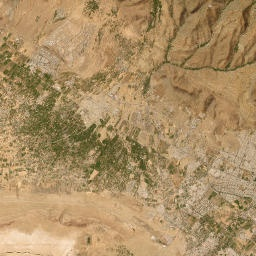
#> input picture data/satellite_cache/10/656/402.jpg, 256 x 256 px
$ python -i video_reader.py   (imports and definitions only)
#> lines starting #> are read from the running program, lines starting #| are printed output that depends on the picture
### shared/logging/__init__.py
"""Logging helpers."""

from __future__ import annotations

import logging
import sys
from logging.handlers import RotatingFileHandler
from pathlib import Path
from typing import Optional


# [21 lines left out: function setup_logging, not called in this run]


def get_logger(name: str = "grt") -> logging.Logger:
#> further down, picture is the input picture: shape (256, 256, 3); mean B, G, R 100.6, 142.2, 170.5
    return logging.getLogger(name)

### shared/video_reader.py
"""Video reader with GStreamer preference and OpenCV fallback for Jetson."""

from __future__ import annotations

import subprocess
import sys
from dataclasses import dataclass
from pathlib import Path
from typing import Optional, Tuple

import cv2
import numpy as np

from shared.logging import get_logger

logger = get_logger("shared.video")


# [40 lines left out: functions jetson_argus_available, jetson_gpu_power_hint, not called in this run]


def _frame_is_solid_green(frame: np.ndarray) -> bool:
    """True for classic broken CSI preview (solid / near-solid green)."""
    if frame is None or frame.ndim != 3 or frame.shape[2] < 3:
        return False
    # Sample to keep this cheap on 4K frames.
    sample = frame[::16, ::16]
    b, g, r = sample[:, :, 0], sample[:, :, 1], sample[:, :, 2]
    if float(g.std()) > 8.0:
        return False
    return float(g.mean()) > 40.0 and float(b.mean()) < 15.0 and float(r.mean()) < 15.0


def frame_lacks_scene(frame: np.ndarray) -> bool:
    """True when the frame is green/blank/noise-only (no usable scene for YOLO).

    IMX477 sometimes streams a purple/gray fog with sensor grain when the lens
    is capped, completely defocused, or getting almost no light. Argus is up,
    so open succeeds, but detection always stays searching.
    """
    if frame is None or frame.ndim < 2:
        return True
    if _frame_is_solid_green(frame):
        return True
    if frame.ndim == 2:
        gray = frame
    else:
        gray = cv2.cvtColor(frame[:, :, :3], cv2.COLOR_BGR2GRAY)
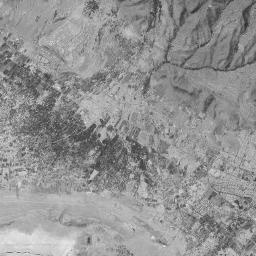
#> gray: shape (256, 256); min 39, max 234, mean 145.9
    # Downscale so Canny cost stays tiny on 4K.
    h, w = gray.shape[:2]
#> h = 256; w = 256
    if max(h, w) > 480:
        scale = 480.0 / float(max(h, w))
        gray = cv2.resize(
            gray,
            (max(1, int(w * scale)), max(1, int(h * scale))),
            interpolation=cv2.INTER_AREA,
        )
    std = float(gray.std())
#> std = 28.99
    if std < 10.0:
        return True
    edges = cv2.Canny(gray, 30, 100)
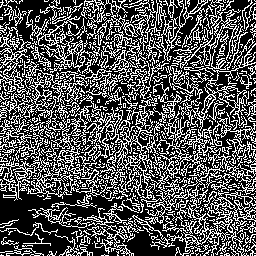
#> edges: shape (256, 256); 33.5% white in thin lines or dots
    # Real scenes (even a desk) have thousands of edge pixels at 480px; fog has ~0.
    return int(np.count_nonzero(edges)) < 400


# [17 lines left out: functions imx477_blank_frame_hint, _normalize_imx477_mode, not called in this run]


@dataclass
class VideoInfo:
    path: str
    width: int
    height: int
    fps: float
    frame_count: int
    backend: str

    # [61 lines left out: functions duration, _gstreamer_pipeline, _soft_gstreamer_pipeline, imx477_gstreamer_pipeline, usb_v4l2_gstreamer_pipeline, not called in this run]


class VideoReader:
    """Seekable video reader with GStreamer / OpenCV backends (or live camera)."""

    # [213 lines left out: functions __init__, _blank_live, from_camera, from_imx477, _warmup_live, _try_open and 3 more, not called in this run]

    @property
    def is_live(self) -> bool:
        return self._is_camera

    @property
    def width(self) -> int:
        return self.info.width if self.info else 0

    @property
    def height(self) -> int:
        return self.info.height if self.info else 0

    @property
    def fps(self) -> float:
        return self.info.fps if self.info else 0.0

    @property
    def frame_count(self) -> int:
        return self.info.frame_count if self.info else 0

    @property
    def current_index(self) -> int:
        return self._current_index

    # [48 lines left out: functions read, seek, timestamp_of, release, not called in this run]

    def __enter__(self) -> "VideoReader":
        return self

    def __exit__(self, *args) -> None:
        self.release()

>>> import cv2
>>> picture = cv2.imread('../data/satellite_cache/10/656/402.jpg')
>>> result = frame_lacks_scene(picture)
#> result = False
